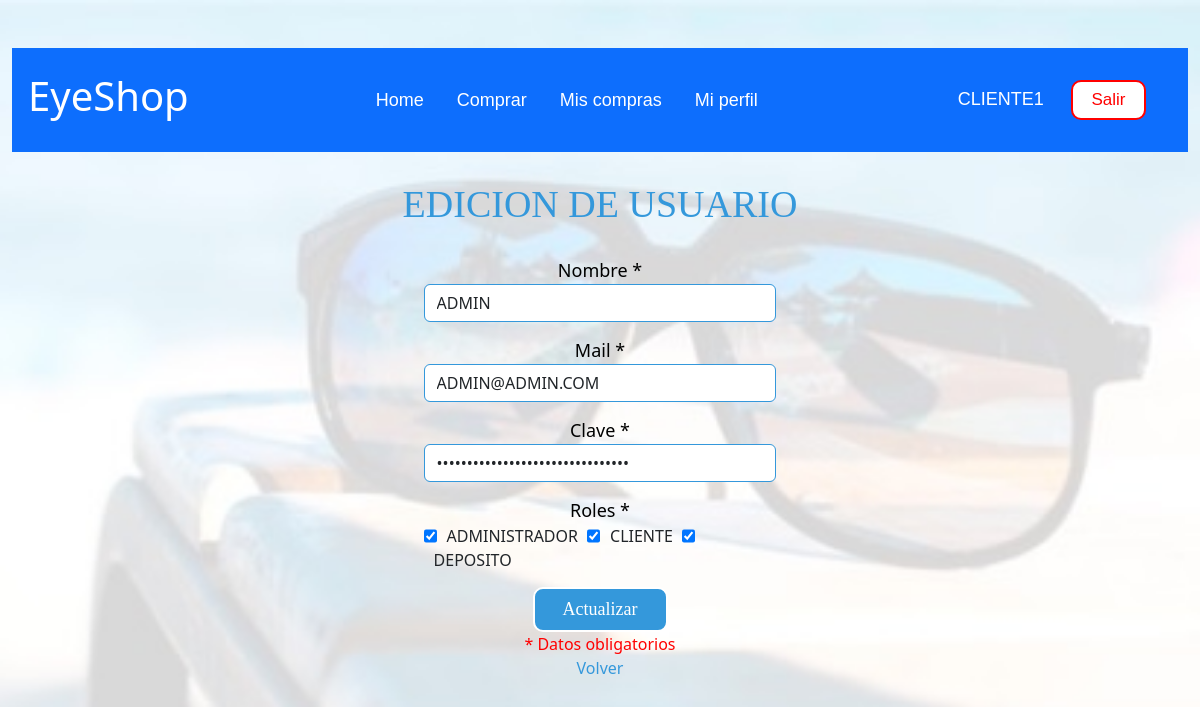
/Vista/usuario/editarUsuario.php (signed in), run on an earlier commit of the app's database.
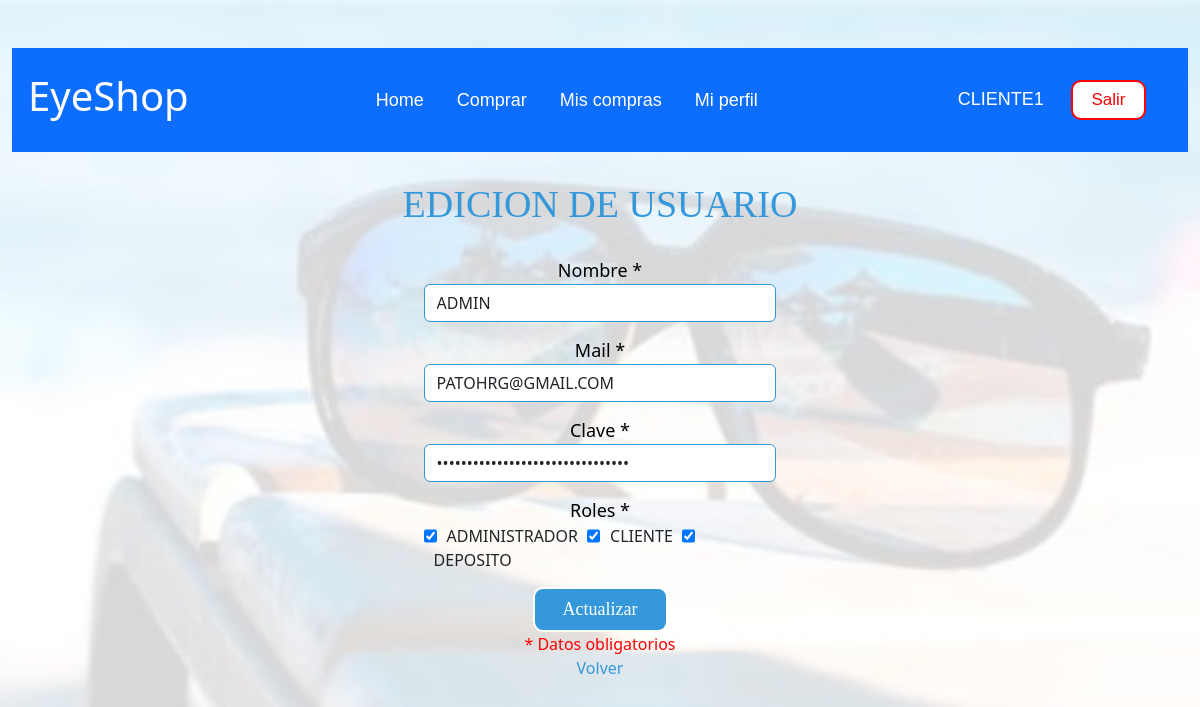
And on a later commit of the database.
### tables this page shows
CREATE TABLE `menu` (
  `idmenu` bigint(20) NOT NULL,
  `menombre` varchar(50) NOT NULL COMMENT 'Nombre del item del menu',
  `medescripcion` varchar(124) NOT NULL COMMENT 'Descripcion mas detallada del item del menu',
  `idpadre` bigint(20) DEFAULT NULL COMMENT 'Referencia al id del menu que es subitem',
  `medeshabilitado` timestamp NULL DEFAULT current_timestamp() COMMENT 'Fecha en la que el menu fue deshabilitado por ultima vez'
);

CREATE TABLE `usuario` (
  `idusuario` bigint(20) NOT NULL,
  `usnombre` varchar(50) NOT NULL,
  `uspass` varchar(150) NOT NULL,
  `usmail` varchar(50) NOT NULL,
  `usdeshabilitado` timestamp NULL DEFAULT NULL
);

CREATE TABLE `rol` (
  `idrol` bigint(20) NOT NULL,
  `rodescripcion` varchar(50) NOT NULL
);

### util/funciones.php (called while the page is built, shortened)
<?php
spl_autoload_register(function ($class_name) {
    $directorys = array(
        $GLOBALS['ROOT'].'Modelo/',
        $GLOBALS['ROOT'].'Control/',
        $GLOBALS['ROOT'].'Modelo/conector/',
        $GLOBALS['ROOT'].'util/',
    );
});
?>

### Control/Session.php (called while the page is built, shortened)
<?php
class Session{
    public function __construct(){
        if (!session_start()) {
            return false;
        } else {
            return true;
        }
    }
    public function validar(){
        $resp = false;
        if($this->activa() && isset($_SESSION['idusuario']))
            $resp=true;
        return $resp;
    }
    public function activa(){
        $resp = false;
        if ( php_sapi_name() !== 'cli' ) {
            if ( version_compare(phpversion(), '5.4.0', '>=') ) {
                $resp = session_status() === PHP_SESSION_ACTIVE ? TRUE : FALSE;
            } else {
                $resp = session_id() === '' ? FALSE : TRUE;
            }
        }
        return $resp;
    }
    public function getRol(){
        $list_rol = null;
        if($this->validar()){
            $obj = new AbmUsuario();
             $param['idusuario']=$_SESSION['idusuario'];
             $resultado = $obj->darRoles($param);
            if(count($resultado) > 0){
                $list_rol = $resultado;
            }
        }
        return $list_rol;
    }
    public function getRoles(){
        $roles = $this->getRol();
        $rolesUser = [];
        foreach ($roles as $rol) {
            $rolU = $rol->getobjrol()->getIdrol();
            array_push($rolesUser, $rolU);
        }
        return $rolesUser;
    }
}
?>

### Modelo/conector/BaseDatos.php (called while the page is built, shortened)
<?php
class BaseDatos extends PDO {
  	private $conec;
  	private $indice;
  	private $resultado;
    public function __construct(){
        $this->indice =0;
        try {
           $this->conec=true;
        }catch (PDOException $e) {
            $this->sql = $e->getMessage();
            $this->conec=false;
        }
    }
    public function Iniciar(){
        return $this->getConec();
    }
    public function getConec(){
        return $this->conec;
    }
    public function setError($e){
        $this->error = $e;
    }
    public function getError(){
        $resp = "";
        return $resp;
    }
    public function Ejecutar($sql){
        if ( stristr($sql,"select")){
            $resp =  $this->EjecutarSelect($sql);
        }
        return $resp;
   }
   private function EjecutarSelect($sql){
       $cant = -1;
       $resultado=parent::query($sql);
       if(!$resultado){
           $this->analizarDebug();
       }else {
          $arregloResult = $resultado->fetchAll();
          $cant = count($arregloResult);
       }
       return $cant;
   }
   public function Registro() {
       $filaActual = false;
       $indiceActual = $this->getIndice();
       if ($indiceActual>=0) {
           $filas = $this->getResultado();
           if($indiceActual<count($filas)){
               $filaActual =  $filas[$indiceActual];
           }else {
               $this->setIndice(-1);
           }
       }
       return $filaActual;
   }
   private function setIndice ($valor){
       $this->indice = $valor;
   }
   private function getIndice (){
       return $this->indice;
   }
   private function setResultado($valor){
       $this->resultado = $valor;
   }
   private function getResultado(){
      return $this->resultado;
   }
}

### Modelo/Usuario.php (called while the page is built, shortened)
<?php
class Usuario extends BaseDatos{
    private $idusuario;
    private $usnombre;
    private $uspass;
    private $usmail;
    public function __construct(){
        $this->idusuario="";
        $this->usnombre="";
        $this->uspass="";
        $this->usmail= "";
    }
    public function getIdusuario(){
        return $this->idusuario;
    }
    public function setIdusuario($idusuario){
        $this->idusuario = $idusuario;
    }
    public function getUsnombre(){
        return $this->usnombre;
    }
    public function setUsnombre($usnombre){
        $this->usnombre = $usnombre;
    }
    public function getUspass(){
        return $this->uspass;
    }
    public function setUspass($uspass){
        $this->uspass = $uspass;
    }
    public function getUsmail(){
        return $this->usmail;
    }
    public function setUsmail($usmail){
        $this->usmail = $usmail;
    }
    public function cargar(){
        $resp = false;
        $sql="SELECT * FROM usuario WHERE idusuario = ".$this->getIdusuario();
        if ($this->Iniciar()) {
            $res = $this->Ejecutar($sql);
            if($res>-1){
                if($res>0){
                    $row = $this->Registro();
                }
            }
        }
        else{
            $this->setmensajeoperacion("Tabla->listar: ".$base->getError());
        }
        return $resp;
    }
    public function listar($parametro=""){
        $arreglo = array();
        $sql="SELECT * FROM usuario ";
        if ($parametro!="") {
            $sql.='WHERE '.$parametro;
        }
        if ($this->Iniciar()) {
            $res = $this->Ejecutar($sql);
            if($res>-1){
                if($res>0){
                    while ($row = $this->Registro()){
                        $usuario= new Usuario();
                        $usuario->setIdusuario($row['idusuario']);
                        $usuario->cargar();
                        array_push($arreglo, $usuario);
                    }
                }
            } else {
                $this->setmensajeoperacion("Tabla->listar: ".$this->getError());
            }
        }
        return $arreglo;
    }
}
?>

### Modelo/UsuarioRol.php (called while the page is built, shortened)
<?php
class UsuarioRol extends BaseDatos {
    private $objusuario;
    private $objrol;
    public function __construct(){
        $this->objusuario=new Usuario();
        $this->objrol= new Rol();
       }
    public function getobjusuario(){  return $this->objusuario;}
    public function setobjusuario($objusuario){     $this->objusuario = $objusuario;    }
    public function getobjrol(){      return $this->objrol;     }
    public function setobjrol($objrol){  $this->objrol = $objrol;    }
    public function cargar(){
        $resp = false;
        $sql="SELECT * FROM usuariorol WHERE idrol = ".$this->getobjrol()->getidrol()." AND idusuario = ".$this->getobjusuario()->getidusuario().";";
        if ($this->Iniciar()) {
            $res = $this->Ejecutar($sql);
            if($res>-1){
                if($res>0){
                    $row = $this->Registro();
                    $obj2 = new Rol();
                    $obj2->setidrol($row['idrol']);
                    $obj2->cargar();
                }
            }
        } else {
            $this->setmensajeoperacion("Especies->listar: ".$this->getError());
        }
        return $resp;
    }
    public function listar($parametro=""){
        $arreglo = array();
        $sql="SELECT * FROM usuariorol ";
        if ($parametro!="") {
            $sql.='WHERE '.$parametro;
        }
        if ($this->Iniciar()) {
        $res = $this->Ejecutar($sql);
        if($res>-1){
            if($res>0){
                while ($row = $this->Registro()){
                    $obj= new UsuarioRol();
                    $obj->getobjusuario()->setidusuario($row['idusuario']);
                    $obj->getobjrol()->setidrol($row['idrol']);
                    $obj->cargar();
                    array_push($arreglo, $obj);
                }
            }
        }
        else {
           $this->setmensajeoperacion("Especie->listar: ".$this->getError());
        }
        }
        return $arreglo;
    }
}
?>

### Control/AbmUsuario.php (called while the page is built, shortened)
<?php
class AbmUsuario{
    public function buscar($param){
        $where = " true ";
        if ($param<>NULL){
            if  (isset($param['idusuario']))
                $where.=" and idusuario ='".$param['idusuario']."'";
        }
        $obj = new Usuario();
        $arreglo = $obj->listar($where);
        return $arreglo;
    }
    public function darRoles($param){
        $where = " true ";
        if ($param<>NULL){
            if  (isset($param['idusuario']))
                $where.=" and idusuario =".$param['idusuario'];
        }
        $obj = new UsuarioRol();
        $arreglo = $obj->listar($where);
        return $arreglo;
    }
}
?>

### Modelo/Rol.php (called while the page is built, shortened)
<?php
class Rol extends BaseDatos{
    private $idrol;
    private $rodescripcion;
    public function __construct(){
        $this->idrol="";
        $this->rodescripcion="";
    }
    public function getIdrol(){
        return $this->idrol;
    }
    public function setIdrol($idrol){
        $this->idrol = $idrol;
    }
    public function getRodescripcion(){
        return $this->rodescripcion;
    }
    public function setRodescripcion($rodescripcion){
        $this->rodescripcion = $rodescripcion;
    }
    public function cargar(){
        $resp = false;
        $sql="SELECT * FROM rol WHERE idrol = ".$this->getIdrol();
        if ($this->Iniciar()) {
            $res = $this->Ejecutar($sql);
            if($res>-1){
                if($res>0){
                    $row = $this->Registro();
                }
            }
        }
        else{
            $this->setmensajeoperacion("Tabla->listar: ".$base->getError());
        }
        return $resp;
    }
    public function listar($parametro=""){
        $arreglo = array();
        $sql="SELECT * FROM rol ";
        if ($parametro!="") {
            $sql.='WHERE '.$parametro;
        }
        if ($this->Iniciar()) {
            $res = $this->Ejecutar($sql);
            if($res>-1){
                if($res>0){
                    while ($row = $this->Registro()){
                        $rol= new Rol();
                        $rol->setIdrol($row['idrol']);
                        $rol->cargar();
                        array_push($arreglo, $rol);
                    }
                }
            } else {
                $this->setmensajeoperacion("Tabla->listar: ".$this->getError());
            }
        }
        return $arreglo;
    }
}
?>

### Control/AbmRol.php (called while the page is built, shortened)
<?php
class AbmRol{
    public function buscar($param){
        $where = " true ";
        if ($param<>NULL){
            if  (isset($param['idrol']))
                $where.=" and idrol ='".$param['idrol']."'";
        }
        $obj = new Rol();
        $arreglo = $obj->listar($where);
        return $arreglo;
    }
}
?>

### Vista/usuario/editarUsuario.php (the view, shortened to what the rows shown need)
<?php
include_once("../estructura/cabecera.php");
if($resp){
$datos = data_submitted();
$objAbmUsuario = new AbmUsuario();
$listaUsuario = $objAbmUsuario->buscar($datos);
$objUsuario= $listaUsuario[0];
$objAbmRol = new AbmRol();
$listaRoles = $objAbmRol->buscar($datos);
$objAbmUsuario2 = new AbmUsuario();
$rolesUsuario = $objAbmUsuario2->darRoles($datos);
$cantidadRoles = count($rolesUsuario);
?>
<div class="container" align="center" id="mycontainer"><br>
    <span class="titulo2"><?php echo "EDICION DE USUARIO" ?></span><br><br>
    <form method="post" id="formularioProducto" enctype="multipart/form-data">
        <label class="subtitulo">Nombre *</label><br/>
        <div class="input-group mx-auto">
        <input type="text" id="usnombre" name="usnombre" class="form-control" maxlength="50" style="text-transform: uppercase; border-color: #3498DB" value="<?php echo $objUsuario->getUsnombre();?>">
        </div>
        <label class="subtitulo">Mail *</label><br/>
        <div class="input-group mx-auto">
          <input type="text" id="usmail" name="usmail" class="form-control" maxlength="50" style="text-transform: uppercase; border-color: #3498DB" value="<?php echo $objUsuario->getUsmail();?>">
        </div>
        <label class="subtitulo">Clave *</label><br/>
        <div class="input-group mx-auto">
        <input type="password" id="uspass" name="uspass" class="form-control" maxlength="150" style="text-transform: uppercase; border-color: #3498DB" value="<?php echo $objUsuario->getUspass();?>">
        </div>
        <label class="subtitulo">Roles *</label><br/>
        <div class="input-group mx-auto">
          <?php
            foreach($listaRoles as $rol){
              $i = 0;
              $band = true;
              while(($i<$cantidadRoles)&&($band)){
                $objUsuario2 = $rolesUsuario[$i];
                $salida2 = $objUsuario2->getobjrol()->getRodescripcion();
                if($rol->getRodescripcion()==$salida2){ ?>
                    <input type="checkbox" name="roles[]" value="<?php echo $rol->getIdrol() ?>" checked>
                    <label style="margin-left: 10px; margin-right: 10px;"><?php echo $rol->getRodescripcion();?></label>
              <?php
                    $band=false;
                }
                  $i=$i+1;
              }
              ?>
              <?php
            } ?>
        </div>
        <div class="form-group col-md-12">
          <button class="btn btn-responsive float-right" type="submit" id="botonInsertar" title="Insertar">Actualizar</button><br>
          <div class="float-left" style="color:red">* Datos obligatorios</div>
          <a class="botonVolver" href="index.php">Volver</a>
        </div>
    </form><br><br>
</div>
</body>
</html>
<?php
}
else{
?>
  <meta http-equiv="refresh" content="0;url=../pagina/index.php" />
<?php
}
?>

### Vista/estructura/cabecera.php (shortened to what the rows shown need)
<?php
$objTrans = new Session();
$resp = $objTrans->validar();
if($resp){
  $roles = $objTrans->getRoles();
  $objRol = new AbmRol();
  $objRoles = $objRol->obtenerObjeto($roles);
  $objMenuRol = new AbmMenurol();
  $objMenus = $objMenuRol->menusRol($objRoles);
?>
<!DOCTYPE html PUBLIC "-//W3C//DTD XHTML 1.0 Transitional//ES" "http://www.w3.org/TR/xhtml1/DTD/xhtml1-transitional.dtd">
<html>
  <head>
  <link rel="stylesheet" type="text/css" href="../css/estilos.css?v7">
  <link rel="stylesheet" type="text/css" href="../css/bootstrap.min.css">
  <link rel="stylesheet" type="text/css" href="../sweetalert/sweetalert2.min.css">
  <link rel="stylesheet" type="text/css" href="../css/dataTables.bootstrap5.min.css">
  </head>
<body class="fondo"><br><br>
<div class="container" id="mycontainer">
    <nav class="navbar navbar-expand-lg navbar-primary bg-primary py-4">
      <div class="container-fluid">
            <h1 class=" text-white ms-lg-1" style="margin-right: 20px">EyeShop</h1>
      <ul class="navbar-nav">
          <?php
          foreach ($objMenus as $objMenu){
          ?>
              <li class="nav-item" style="margin-right: 20px;">
                <a class="linkacceso" href="<?php echo $objMenu->getMedescripcion(); ?>"><?php echo $objMenu->getMenombre();?></a>
              </li>
          <?php
          }
          ?>
      </ul>
      </div>
  </nav>
  </div>
  </body>
  </html>
<?php }
?>

What changed in the data, as far as the page shows it:
changed usuario "ADMIN": usmail "admin@admin.com" → "patohrg@gmail.com"
